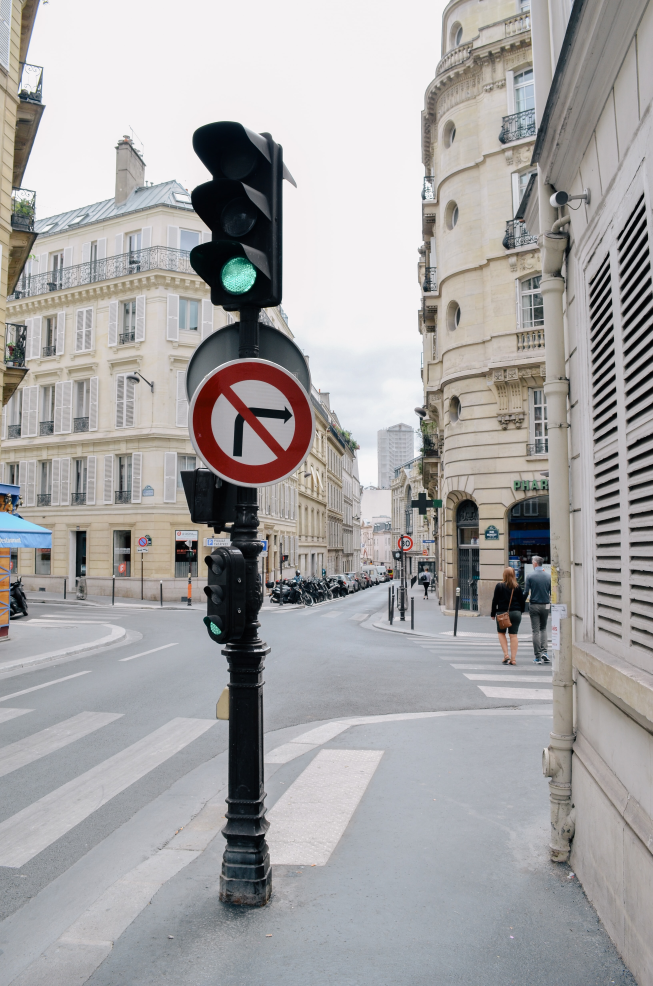
#> input picture Lab7/7_5_1.jpg, 3264 x 4928 px, found by its file name (shown at 1/5 size)
$ python fourth.py
#> lines starting #> are read from the running program, lines starting #| are printed output that depends on the picture
import cv2

def cvt(img, code = cv2.COLOR_BGR2GRAY):
    imgG = cv2.cvtColor(img, code)
    return imgG

def medBlur(img, ksize = 25):
    imgMF = cv2.medianBlur(img, ksize)
    return imgMF

path1 = './Lab7/7_5_1.jpg'
path2 = './Lab7/7_5_2.jpg'
path3 = './Lab7/7_5_3.jpg'
path4 = './Lab7/7_5_4.jpg'
path5 = './Lab7/7_5_5.jpg'
path6 = './Lab7/7_5_6.jpg'

img = cv2.imread(path1, flags = cv2.IMREAD_COLOR)
#> img is the input picture: shape (4928, 3264, 3); mean B, G, R 164.3, 164.1, 165.7
img2 = cv2.imread(path2, flags = cv2.IMREAD_COLOR)
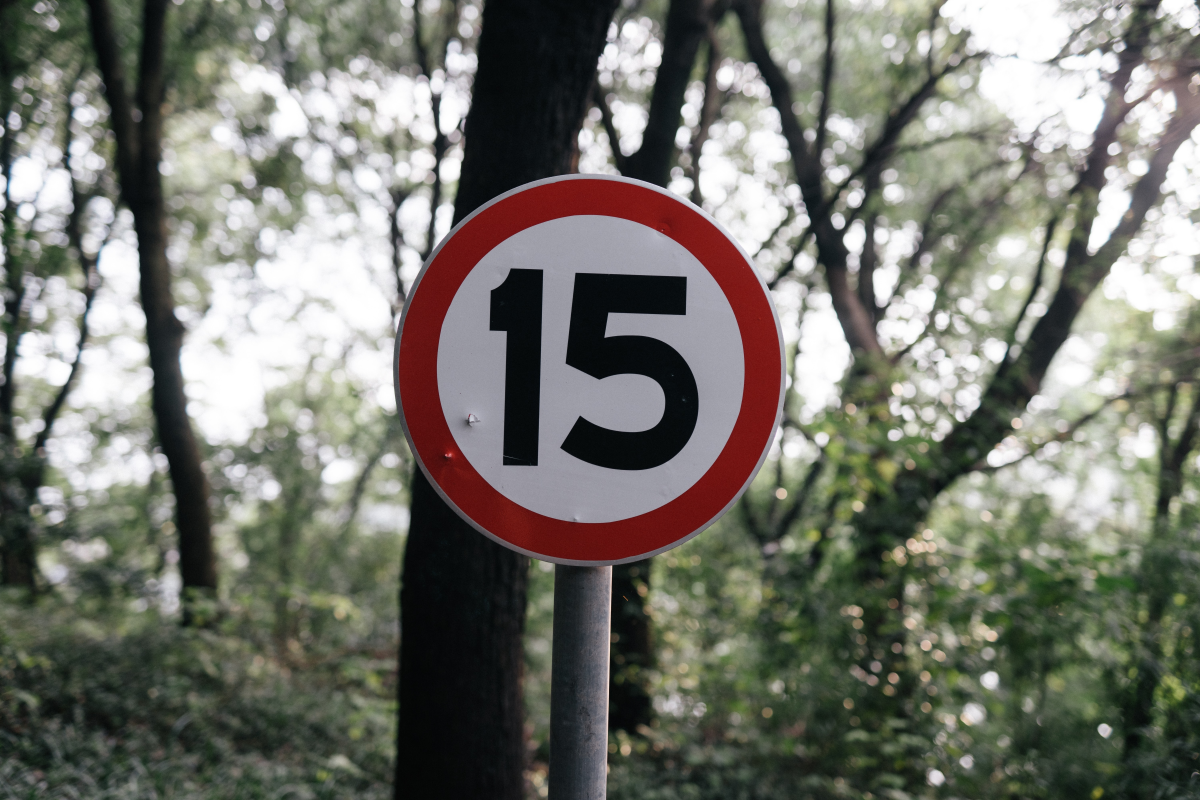
#> input picture Lab7/7_5_2.jpg, 6000 x 4000 px, found by its file name (shown at 1/5 size)
#> img2 is the input picture: shape (4000, 6000, 3); mean B, G, R 109.5, 117.7, 117.3
img3 = cv2.imread(path3, flags = cv2.IMREAD_COLOR)
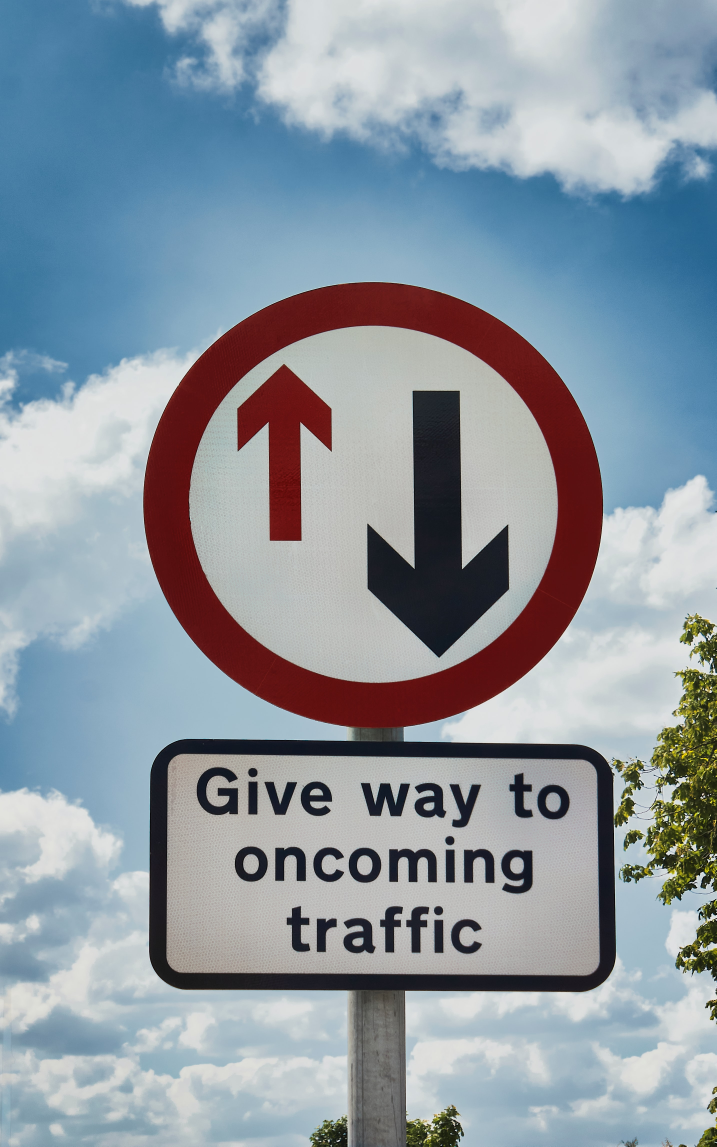
#> input picture Lab7/7_5_3.jpg, 2866 x 4585 px, found by its file name (shown at 1/4 size)
#> img3 is the input picture: shape (4585, 2866, 3); mean B, G, R 161.7, 151.9, 140.6
img4 = cv2.imread(path4, flags = cv2.IMREAD_COLOR)
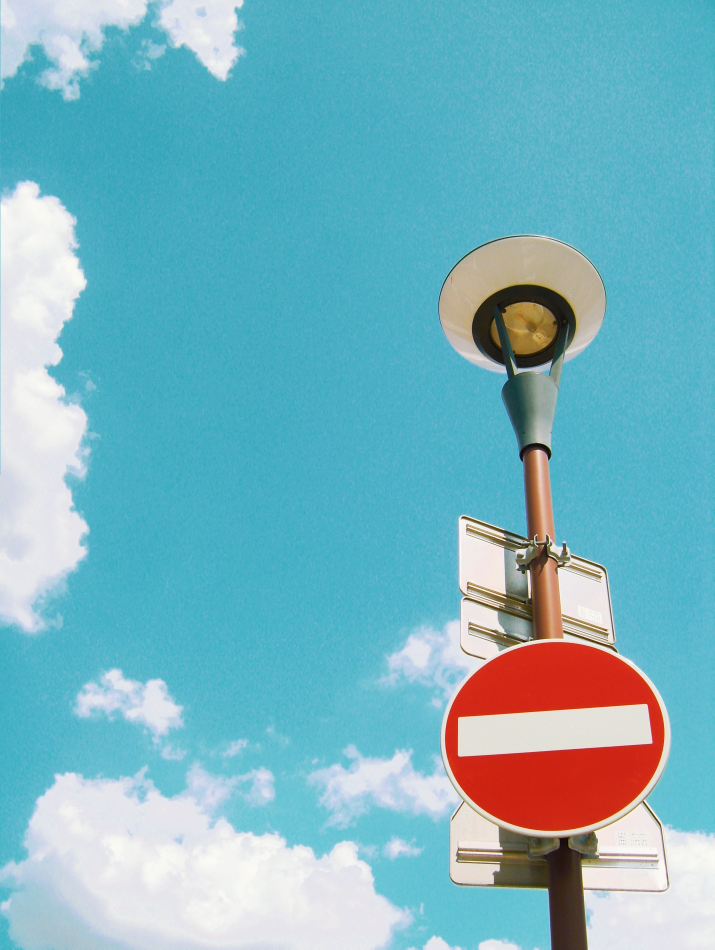
#> input picture Lab7/7_5_4.jpg, 2144 x 2848 px, found by its file name (shown at 1/3 size)
#> img4 is the input picture: shape (2848, 2144, 3); mean B, G, R 193.9, 180.7, 120.4
img5 = cv2.imread(path5, flags = cv2.IMREAD_COLOR)
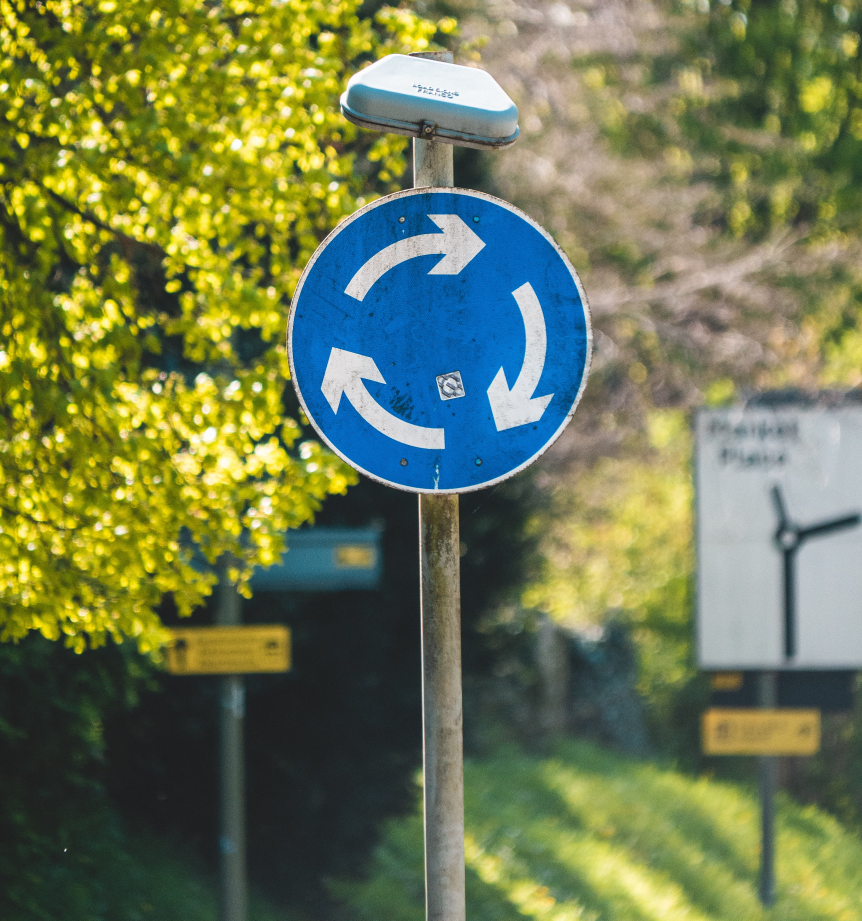
#> input picture Lab7/7_5_5.jpg, 3448 x 3683 px, found by its file name (shown at 1/4 size)
#> img5 is the input picture: shape (3683, 3448, 3); mean B, G, R 81.5, 121.9, 112.1
img6 = cv2.imread(path6, flags = cv2.IMREAD_COLOR)
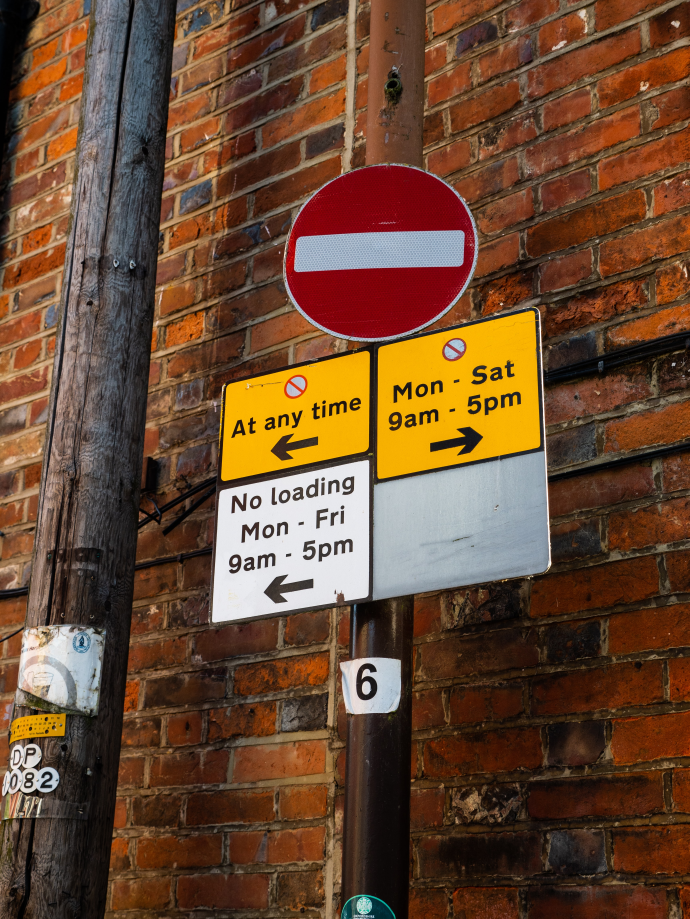
#> input picture Lab7/7_5_6.jpg, 3448 x 4592 px, found by its file name (shown at 1/5 size)
#> img6 is the input picture: shape (4592, 3448, 3); mean B, G, R 49.6, 73.5, 105.9

imgG = cvt(img)
img2G = cvt(img2)
img3G = cvt(img3)
img4G = cvt(img4)
img5G = cvt(img5)
img6G = cvt(img6)
#> in cvt (call 6), `imgG = cv2.cvtColor(img, code)`:
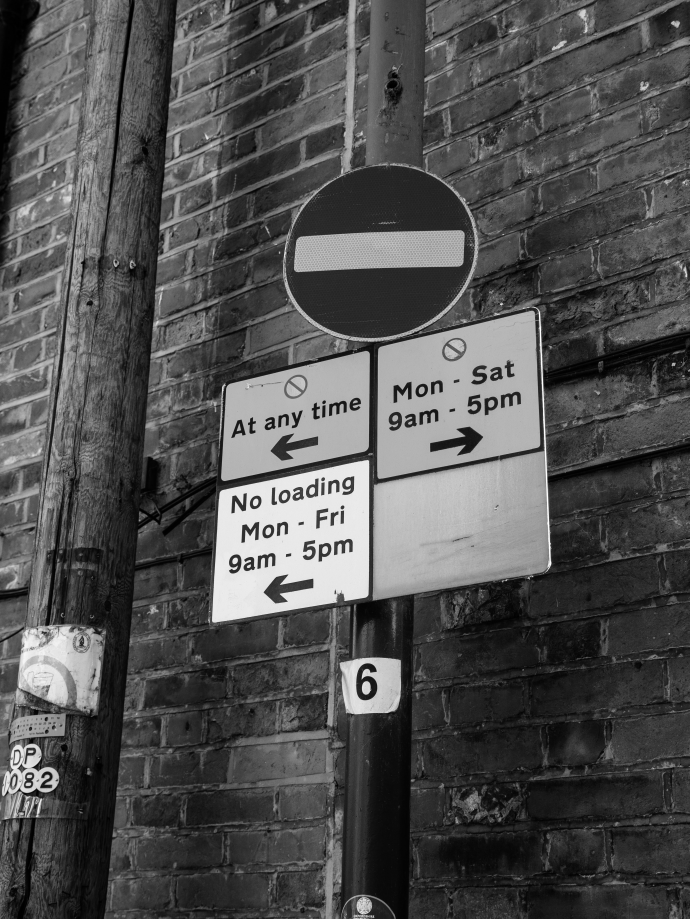
#> imgG: shape (4592, 3448) (shown at 1/5 size); min 0, max 255, mean 80.5

imgMF1 = medBlur(imgG)
imgMF2 = medBlur(img2G)
imgMF3 = medBlur(img3G, 35)
imgMF4 = medBlur(img4G)
imgMF5 = medBlur(img5G)
imgMF6 = medBlur(img6G)

circles = cv2.HoughCircles(imgMF1, method = cv2.HOUGH_GRADIENT, dp = 2, minDist = 100, param1 = 275, param2 = 400, minRadius = 0, maxRadius = 1000)
#> circles = [[1253, 2119, 308.2]]
circles2 = cv2.HoughCircles(imgMF2, method = cv2.HOUGH_GRADIENT, dp = 2, minDist = 100, param1 = 275, param2 = 400, minRadius = 0, maxRadius = 0)
#> circles2 = [[2945, 1855, 958.8]]
circles3 = cv2.HoughCircles(imgMF3, method = cv2.HOUGH_GRADIENT, dp = 2, minDist = 500, param1 = 100, param2 = 500, minRadius = 0, maxRadius = 0)
#> circles3 = [[1539, 2029, 873]]
circles4 = cv2.HoughCircles(imgMF4, method = cv2.HOUGH_GRADIENT, dp = 4, minDist = 500, param1 = 600, param2 = 400, minRadius = 0, maxRadius = 0)
#> circles4 = [[1658, 2138, 356]]
circles5 = cv2.HoughCircles(imgMF5, method = cv2.HOUGH_GRADIENT, dp = 2, minDist = 100, param1 = 275, param2 = 400, minRadius = 0, maxRadius = 0)
#> circles5 = [[1757, 1365, 590]]
circles6 = cv2.HoughCircles(imgMF6, method = cv2.HOUGH_GRADIENT, dp = 4, minDist = 10000, param1 = 475, param2 = 400, minRadius = 0, maxRadius = 0)
#> circles6 = [[1854, 1178, 511.6]]

for i in range(0, circles.shape[1]):
    x = int(circles[0][i][0])
    y = int(circles[0][i][1])
    R = int(circles[0][i][2])
    cv2.circle(img, center = (x, y), radius = R, color = (0, 190, 255), thickness = 5, lineType = cv2.LINE_8)
#> this loop made 1 pass
#> (x, y, R) on pass 1: (1253, 2119, 308)
for i in range(0, circles2.shape[1]):
    x = int(circles2[0][i][0])
    y = int(circles2[0][i][1])
    R = int(circles2[0][i][2])
    cv2.circle(img2, center = (x, y), radius = R, color = (0, 190, 255), thickness = 5, lineType = cv2.LINE_8)
#> this loop made 1 pass
#> (x, y, R) on pass 1: (2945, 1855, 958)
for i in range(0, circles3.shape[1]):
    x = int(circles3[0][i][0])
    y = int(circles3[0][i][1])
    R = int(circles3[0][i][2])
    cv2.circle(img3, center = (x, y), radius = R, color = (0, 190, 255), thickness = 5, lineType = cv2.LINE_8)
#> this loop made 1 pass
for i in range(0, circles4.shape[1]):
    x = int(circles4[0][i][0])
    y = int(circles4[0][i][1])
    R = int(circles4[0][i][2])
    cv2.circle(img4, center = (x, y), radius = R, color = (0, 190, 255), thickness = 5, lineType = cv2.LINE_8)
#> this loop made 1 pass
for i in range(0, circles5.shape[1]):
    x = int(circles5[0][i][0])
    y = int(circles5[0][i][1])
    R = int(circles5[0][i][2])
    cv2.circle(img5, center = (x, y), radius = R, color = (190, 0, 255), thickness = 5, lineType = cv2.LINE_8)
#> this loop made 1 pass
for i in range(0, circles6.shape[1]):
    x = int(circles6[0][i][0])
    y = int(circles6[0][i][1])
    R = int(circles6[0][i][2])
    cv2.circle(img6, center = (x, y), radius = R, color = (190, 0, 255), thickness = 5, lineType = cv2.LINE_8)
#> this loop made 1 pass
#> (x, y, R) on pass 1: (1854, 1178, 511)

cv2.namedWindow("IMG", flags = cv2.WINDOW_FREERATIO)
cv2.imshow("IMG", img)
key =cv2.waitKey()
#> (key Esc is pressed here)
cv2.namedWindow("IMG", flags = cv2.WINDOW_FREERATIO)
cv2.imshow("IMG", img2)
key =cv2.waitKey()
#> (key Esc is pressed here)
cv2.namedWindow("IMG", flags = cv2.WINDOW_FREERATIO)
cv2.imshow("IMG", img3)
key =cv2.waitKey()
#> (key Esc is pressed here)
cv2.namedWindow("IMG", flags = cv2.WINDOW_FREERATIO)
cv2.imshow("IMG", img4)
key =cv2.waitKey()
#> (key Esc is pressed here)
cv2.namedWindow("IMG", flags = cv2.WINDOW_FREERATIO)
cv2.imshow("IMG", img5)
key =cv2.waitKey()
#> (key Esc is pressed here)
cv2.namedWindow("IMG", flags = cv2.WINDOW_FREERATIO)
cv2.imshow("IMG", img6)
key =cv2.waitKey()
#> (key Esc is pressed here)
cv2.destroyAllWindows()
